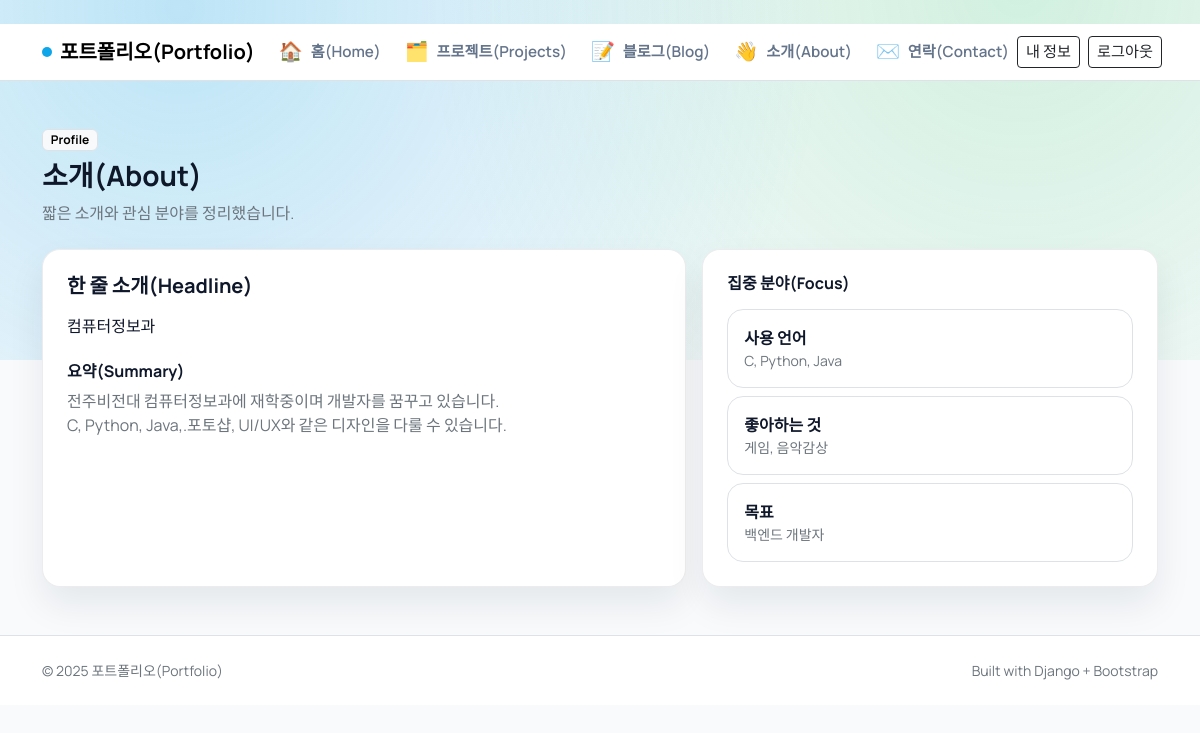
The app's page /about/ (signed in), older data.
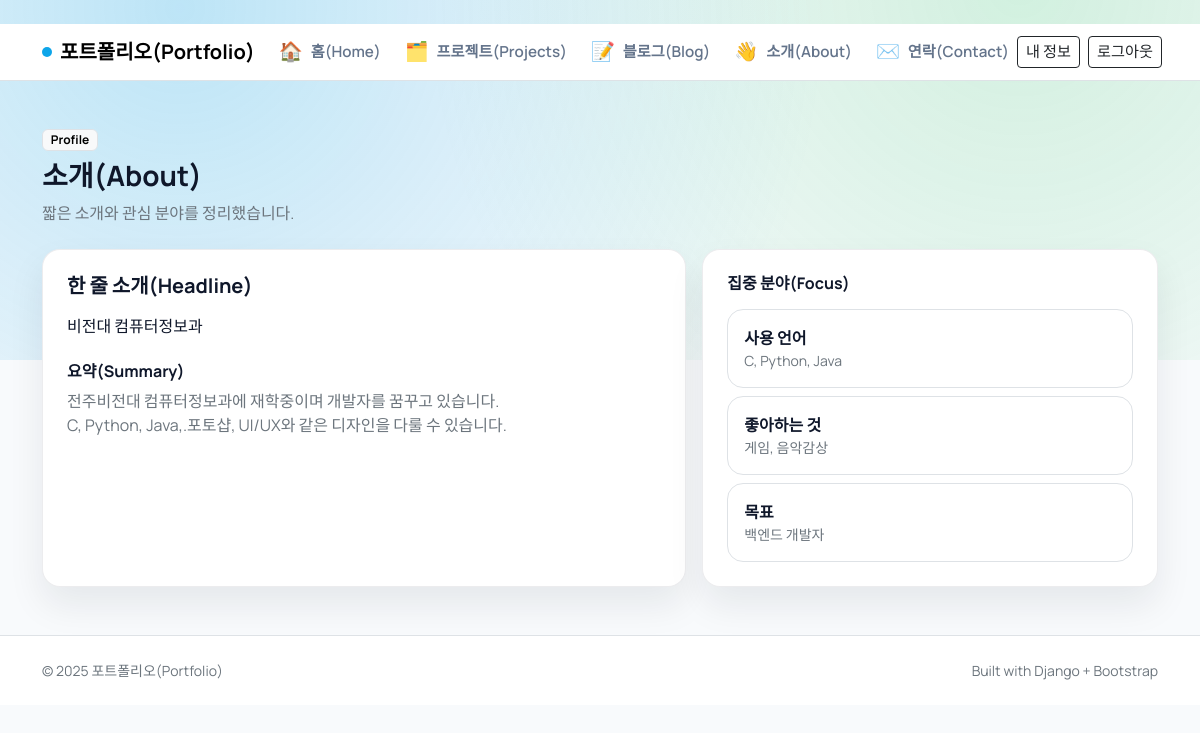
The same page, newer data.
### pages/models.py (models this page shows, shortened)
class Profile(models.Model):
    user = models.OneToOneField(
        settings.AUTH_USER_MODEL,
        on_delete=models.CASCADE,
        related_name="profile",
    )
    name = models.CharField(max_length=100, blank=True)
    headline = models.CharField(max_length=200, blank=True)
    summary = models.TextField(blank=True)
    email = models.EmailField(blank=True)
    github = models.CharField(max_length=200, blank=True)
    resume = models.URLField(blank=True)
    focus_language = models.CharField(max_length=200, blank=True)
    focus_interest = models.CharField(max_length=200, blank=True)
    focus_goal = models.CharField(max_length=200, blank=True)
    updated_at = models.DateTimeField(auto_now=True)

### pages/views.py (the view)
# urls.py: path("about/", views.about, name="about"),
def about(request):
    profile = _get_profile(request.user)
    return render(request, "pages/about.html", {"profile": profile})

### pages/views.py (called while the page is built)
def _serialize_profile(profile):
    data = {
        "name": profile.name or profile.user.get_full_name() or profile.user.username,
        "headline": profile.headline,
        "summary": profile.summary,
        "email": profile.email,
        "github": profile.github,
        "resume": profile.resume,
        "focus_language": profile.focus_language,
        "focus_interest": profile.focus_interest,
        "focus_goal": profile.focus_goal,
    }
    email = data.get("email", "")
    data["email_link"] = f"mailto:{email}" if email else ""
    github = data.get("github", "")
    if github and not github.startswith(("http://", "https://")):
        data["github_link"] = f"https://github.com/{github}"
    else:
        data["github_link"] = github
    data["resume_link"] = data.get("resume", "")
    return data

def _get_profile(user):
    if not user.is_authenticated:
        return {}
    profile, _ = Profile.objects.get_or_create(
        user=user,
        defaults={"name": user.get_full_name() or user.username},
    )
    return _serialize_profile(profile)

### pages/templates/pages/about.html (shortened to what this page needs)
﻿{% extends "blog/base.html" %}
{% block content %}
<section class="mb-4 fade-up">
  <span class="badge text-bg-light border mb-2">Profile</span>
  <h1 class="h3 fw-bold mb-2">소개(About)</h1>
  <p class="text-secondary mb-0">짧은 소개와 관심 분야를 정리했습니다.</p>
</section>
{% if request.user.is_authenticated %}
  <div class="row g-3">
    <div class="col-lg-7">
      <div class="surface p-4 h-100">
        <h2 class="h5 fw-bold mb-3">한 줄 소개(Headline)</h2>
        <p class="mb-4">{{ profile.headline|default:"준비중" }}</p>
        <h3 class="h6 fw-bold">요약(Summary)</h3>
        <p class="text-secondary mb-0">{{ profile.summary|default:"소개 내용을 입력해 주세요."|linebreaksbr }}</p>
      </div>
    </div>
    <div class="col-lg-5">
      <div class="surface p-4 h-100">
        <h2 class="h6 fw-bold mb-3">집중 분야(Focus)</h2>
        <div class="d-grid gap-2">
          <div class="p-3 border rounded-4 bg-white">
            <div class="fw-semibold">사용 언어</div>
            <div class="small text-secondary">{{ profile.focus_language|default:"준비중" }}</div>
          </div>
          <div class="p-3 border rounded-4 bg-white">
            <div class="fw-semibold">좋아하는 것</div>
            <div class="small text-secondary">{{ profile.focus_interest|default:"준비중" }}</div>
          </div>
          <div class="p-3 border rounded-4 bg-white">
            <div class="fw-semibold">목표</div>
            <div class="small text-secondary">{{ profile.focus_goal|default:"준비중" }}</div>
          </div>
        </div>
      </div>
    </div>
  </div>
{% else %}
  <div class="alert alert-light border">로그인 후 소개 내용을 확인할 수 있습니다.</div>
{% endif %}
{% endblock %}

Row changes from the older to the newer data that the page shows:
changed Profile "C, Python, Java": headline "컴퓨터정보과" → "비전대 컴퓨터정보과"
